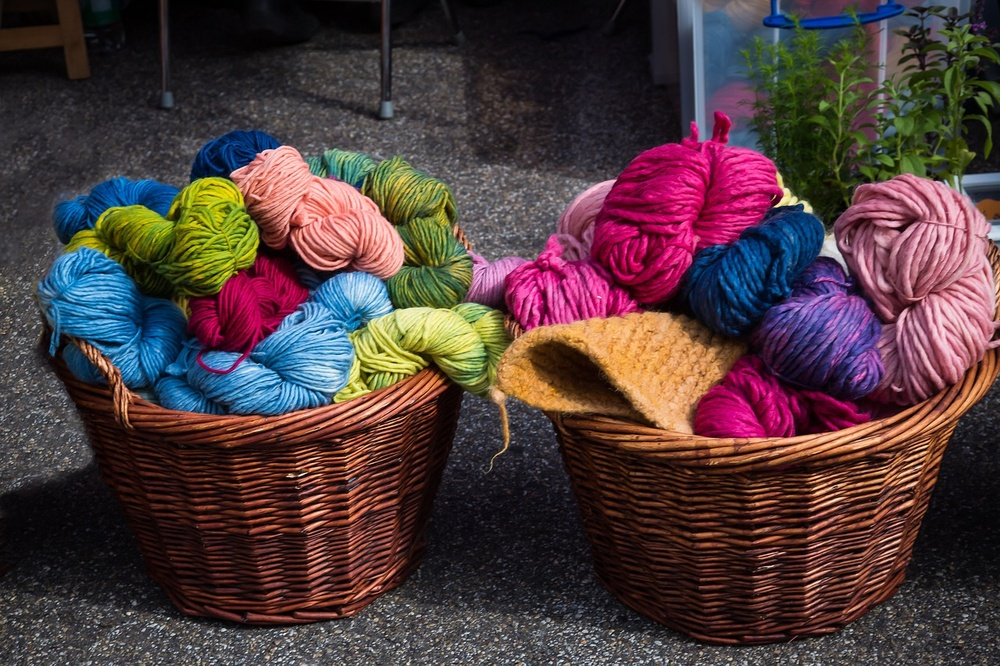
%> input picture matlab_kodları/ip.jpg, 1000 x 666 px, shrunk from 1280 x 853 before the run
$ octave cvrilme.m   (GNU Octave 9; MATLAB toolbox functions it lacks are replaced by stand-ins)
%> lines starting %> are read from the running program, lines starting %| are printed output that depends on the picture
 % Görüntünün okunması
I1 = imread('ip.jpg');
%> I1 is the input picture: size 666x1000x3 uint8; mean R, G, B 79.2, 59.5, 61.1
% Görüntünün verilen açı kadar çevrilmesi
I2 = imrotate(I1,35,'bilinear');
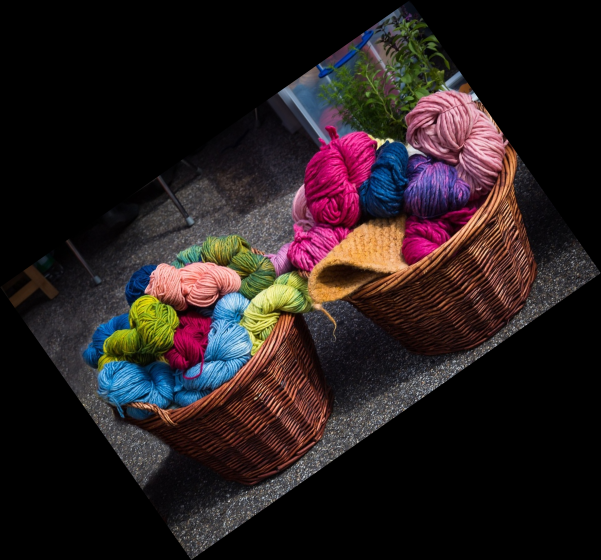
%> I2: size 1120x1202x3 uint8 (shown at 1/2 size); mean R, G, B 39.2, 29.4, 30.2
% Yeni görüntünün gösterilmesi
figure, imshow(I2)
% Görüntünün verilen açı kadar çevrilmesi
I3 = imrotate(I1,180,'bicubic');
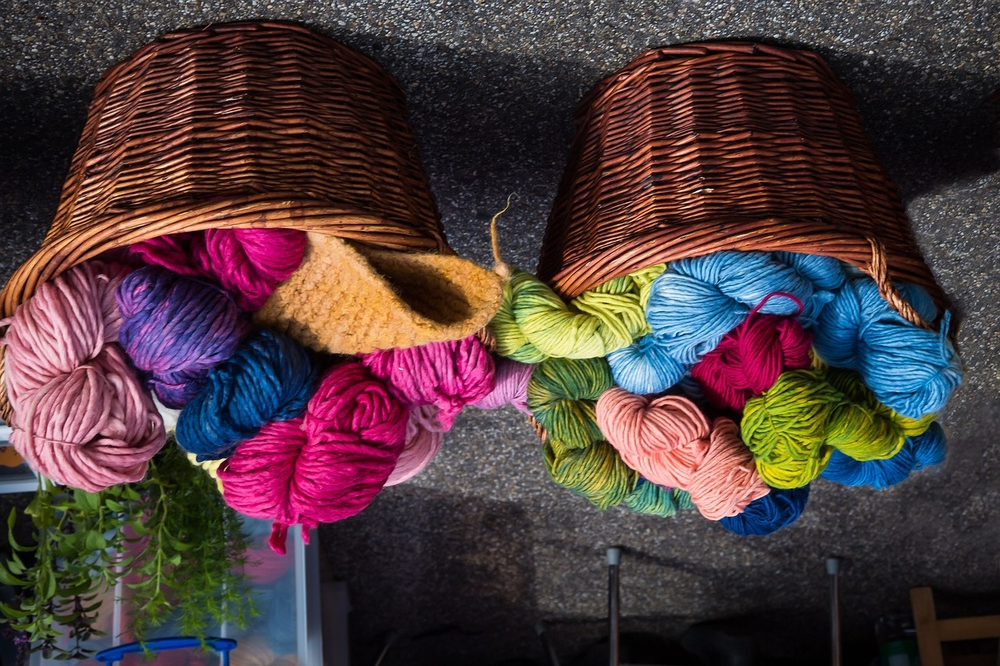
%> I3: size 666x1000x3 uint8; mean R, G, B 79.2, 59.5, 61.1; mean of the top-left, top-right, bottom-left and bottom-right quarters 60.7, 60.9, 74.7, 70.1
figure, imshow(I3)

$ run again, with matlab_kodları/Plaka.jpg copied over matlab_kodları/ip.jpg
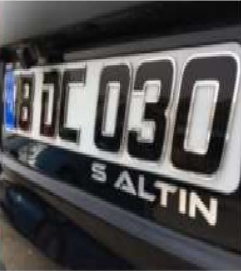
%> input picture matlab_kodları/Plaka.jpg, 241 x 271 px
%> I1 is the input picture: size 271x241x3 uint8; mean R, G, B 82.2, 81.2, 81.8
%> `I2 = imrotate(I1,35,'bilinear');`:
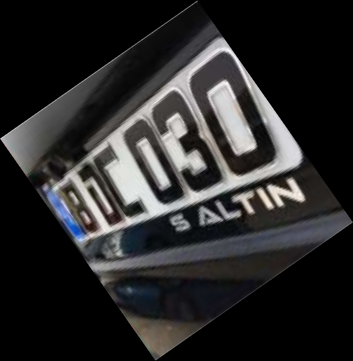
%> I2: size 361x353x3 uint8; mean R, G, B 42.1, 41.6, 41.9
%> `I3 = imrotate(I1,180,'bicubic');`:
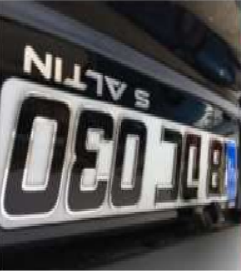
%> I3: size 271x241x3 uint8; mean R, G, B 82.2, 81.2, 81.8; mean of the top-left, top-right, bottom-left and bottom-right quarters 81, 56.8, 91.4, 97.6

$ run again, with matlab_kodları/cat.jpg copied over matlab_kodları/ip.jpg
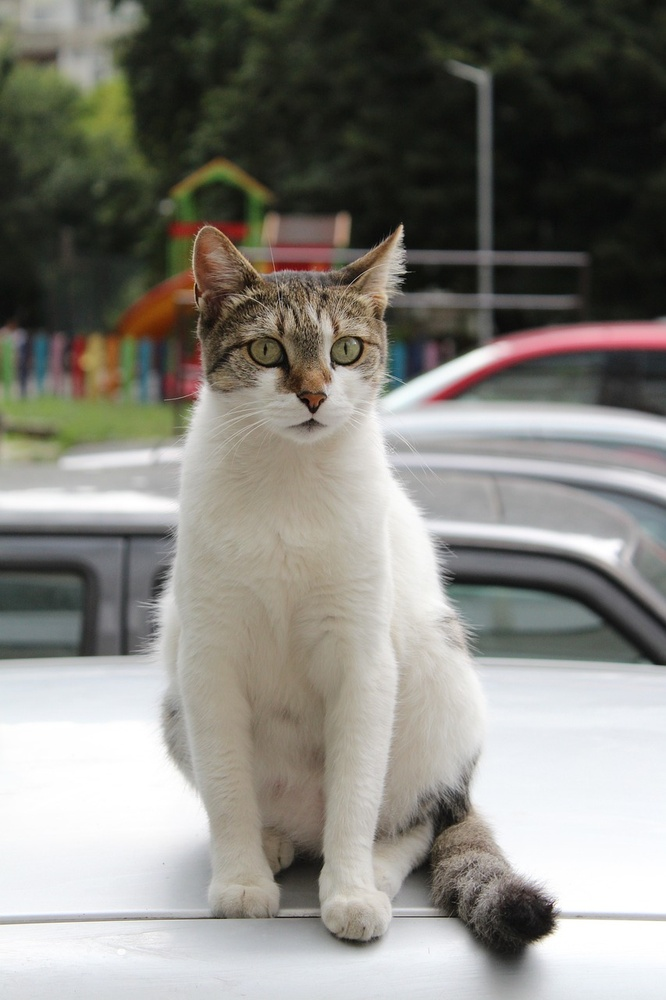
%> input picture matlab_kodları/cat.jpg, 666 x 1000 px, shrunk from 853 x 1280 before the run
%> I1 is the input picture: size 1000x666x3 uint8; mean R, G, B 133.1, 131.6, 125.1
%> `I2 = imrotate(I1,35,'bilinear');`:
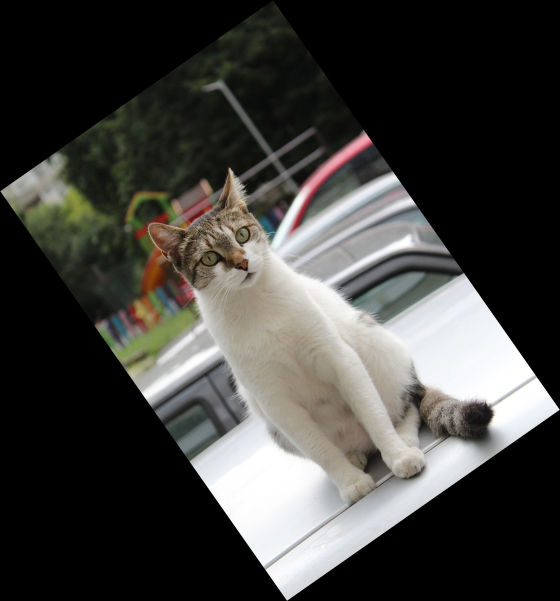
%> I2: size 1202x1120x3 uint8 (shown at 1/2 size); mean R, G, B 65.9, 65.1, 61.9
%> `I3 = imrotate(I1,180,'bicubic');`:
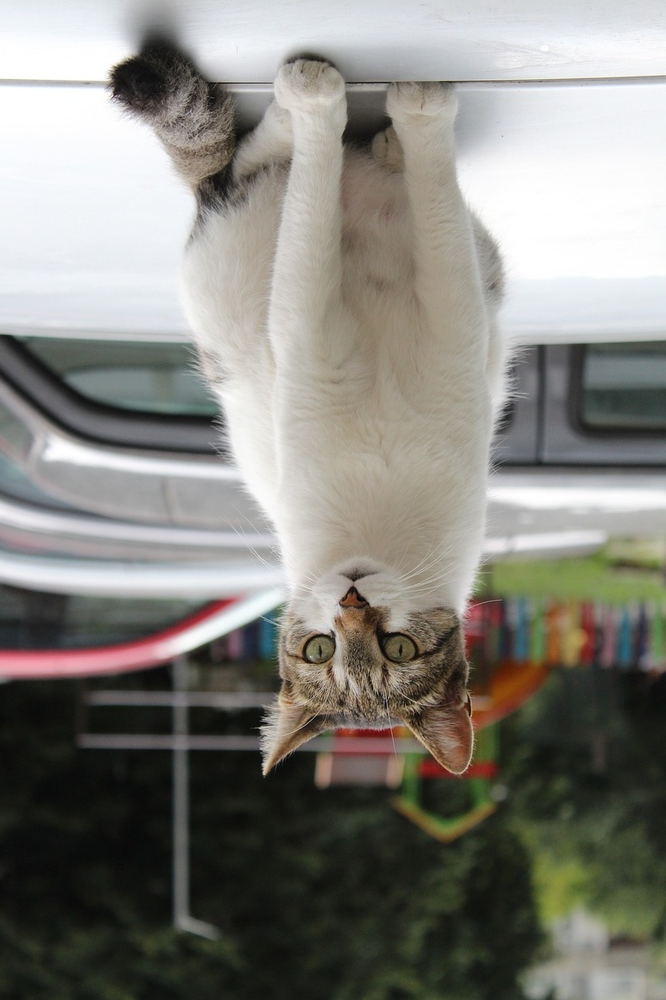
%> I3: size 1000x666x3 uint8; mean R, G, B 133.1, 131.6, 125.1; mean of the top-left, top-right, bottom-left and bottom-right quarters 183.9, 177.6, 74.8, 83.3
